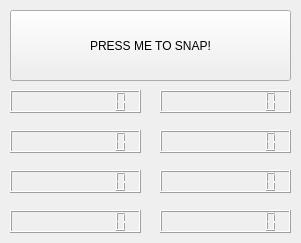
<?xml version="1.0" encoding="UTF-8"?>
<ui version="4.0">
 <class>Widget</class>
 <widget class="QWidget" name="Widget">
  <property name="geometry">
   <rect>
    <x>0</x>
    <y>0</y>
    <width>301</width>
    <height>243</height>
   </rect>
  </property>
  <property name="windowTitle">
   <string>Widget</string>
  </property>
  <widget class="QPushButton" name="snap">
   <property name="geometry">
    <rect>
     <x>10</x>
     <y>10</y>
     <width>281</width>
     <height>71</height>
    </rect>
   </property>
   <property name="text">
    <string>PRESS ME TO SNAP!</string>
   </property>
  </widget>
  <widget class="QLCDNumber" name="lcdx1">
   <property name="geometry">
    <rect>
     <x>10</x>
     <y>90</y>
     <width>131</width>
     <height>23</height>
    </rect>
   </property>
   <property name="numDigits">
    <number>10</number>
   </property>
  </widget>
  <widget class="QLCDNumber" name="lcdy1">
   <property name="geometry">
    <rect>
     <x>160</x>
     <y>90</y>
     <width>131</width>
     <height>23</height>
    </rect>
   </property>
   <property name="numDigits">
    <number>10</number>
   </property>
  </widget>
  <widget class="QLCDNumber" name="lcdy2">
   <property name="geometry">
    <rect>
     <x>160</x>
     <y>130</y>
     <width>131</width>
     <height>23</height>
    </rect>
   </property>
   <property name="numDigits">
    <number>10</number>
   </property>
  </widget>
  <widget class="QLCDNumber" name="lcdx2">
   <property name="geometry">
    <rect>
     <x>10</x>
     <y>130</y>
     <width>131</width>
     <height>23</height>
    </rect>
   </property>
   <property name="numDigits">
    <number>10</number>
   </property>
  </widget>
  <widget class="QLCDNumber" name="lcdy3">
   <property name="geometry">
    <rect>
     <x>160</x>
     <y>170</y>
     <width>131</width>
     <height>23</height>
    </rect>
   </property>
   <property name="numDigits">
    <number>10</number>
   </property>
  </widget>
  <widget class="QLCDNumber" name="lcdx3">
   <property name="geometry">
    <rect>
     <x>10</x>
     <y>170</y>
     <width>131</width>
     <height>23</height>
    </rect>
   </property>
   <property name="numDigits">
    <number>10</number>
   </property>
  </widget>
  <widget class="QLCDNumber" name="lcdy4">
   <property name="geometry">
    <rect>
     <x>160</x>
     <y>210</y>
     <width>131</width>
     <height>23</height>
    </rect>
   </property>
   <property name="numDigits">
    <number>10</number>
   </property>
  </widget>
  <widget class="QLCDNumber" name="lcdx4">
   <property name="geometry">
    <rect>
     <x>10</x>
     <y>210</y>
     <width>131</width>
     <height>23</height>
    </rect>
   </property>
   <property name="numDigits">
    <number>10</number>
   </property>
  </widget>
 </widget>
 <layoutdefault spacing="6" margin="11"/>
 <resources/>
 <connections/>
</ui>
